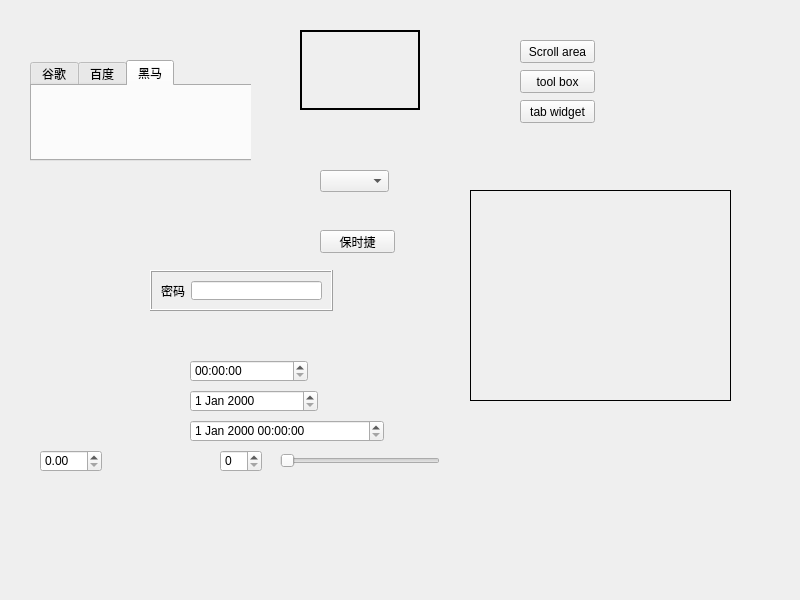
<?xml version="1.0" encoding="UTF-8"?>
<ui version="4.0">
 <class>Widget</class>
 <widget class="QWidget" name="Widget">
  <property name="geometry">
   <rect>
    <x>0</x>
    <y>0</y>
    <width>800</width>
    <height>600</height>
   </rect>
  </property>
  <property name="windowTitle">
   <string>Widget</string>
  </property>
  <widget class="QStackedWidget" name="stackedWidget">
   <property name="geometry">
    <rect>
     <x>30</x>
     <y>20</y>
     <width>221</width>
     <height>241</height>
    </rect>
   </property>
   <property name="currentIndex">
    <number>1</number>
   </property>
   <widget class="QWidget" name="page_4">
    <widget class="QScrollArea" name="scrollArea">
     <property name="geometry">
      <rect>
       <x>0</x>
       <y>20</y>
       <width>111</width>
       <height>121</height>
      </rect>
     </property>
     <property name="widgetResizable">
      <bool>true</bool>
     </property>
     <widget class="QWidget" name="scrollAreaWidgetContents">
      <property name="geometry">
       <rect>
        <x>0</x>
        <y>0</y>
        <width>93</width>
        <height>273</height>
       </rect>
      </property>
      <layout class="QVBoxLayout" name="verticalLayout">
       <item>
        <widget class="QPushButton" name="pushButton">
         <property name="text">
          <string>PushButton</string>
         </property>
        </widget>
       </item>
       <item>
        <widget class="QPushButton" name="pushButton_2">
         <property name="text">
          <string>PushButton</string>
         </property>
        </widget>
       </item>
       <item>
        <widget class="QPushButton" name="pushButton_3">
         <property name="text">
          <string>PushButton</string>
         </property>
        </widget>
       </item>
       <item>
        <widget class="QPushButton" name="pushButton_4">
         <property name="text">
          <string>PushButton</string>
         </property>
        </widget>
       </item>
       <item>
        <widget class="QPushButton" name="pushButton_8">
         <property name="text">
          <string>PushButton</string>
         </property>
        </widget>
       </item>
       <item>
        <widget class="QPushButton" name="pushButton_9">
         <property name="text">
          <string>PushButton</string>
         </property>
        </widget>
       </item>
       <item>
        <widget class="QPushButton" name="pushButton_7">
         <property name="text">
          <string>PushButton</string>
         </property>
        </widget>
       </item>
       <item>
        <widget class="QPushButton" name="pushButton_6">
         <property name="text">
          <string>PushButton</string>
         </property>
        </widget>
       </item>
       <item>
        <widget class="QPushButton" name="pushButton_5">
         <property name="text">
          <string>PushButton</string>
         </property>
        </widget>
       </item>
      </layout>
     </widget>
    </widget>
   </widget>
   <widget class="QWidget" name="page_6">
    <widget class="QTabWidget" name="tabWidget">
     <property name="geometry">
      <rect>
       <x>0</x>
       <y>40</y>
       <width>271</width>
       <height>101</height>
      </rect>
     </property>
     <property name="currentIndex">
      <number>2</number>
     </property>
     <widget class="QWidget" name="tab">
      <attribute name="title">
       <string>谷歌</string>
      </attribute>
     </widget>
     <widget class="QWidget" name="tab_2">
      <attribute name="title">
       <string>百度</string>
      </attribute>
     </widget>
     <widget class="QWidget" name="tab_3">
      <attribute name="title">
       <string>黑马</string>
      </attribute>
     </widget>
    </widget>
   </widget>
   <widget class="QWidget" name="page_5">
    <widget class="QToolBox" name="toolBox">
     <property name="geometry">
      <rect>
       <x>90</x>
       <y>0</y>
       <width>121</width>
       <height>171</height>
      </rect>
     </property>
     <property name="currentIndex">
      <number>0</number>
     </property>
     <widget class="QWidget" name="page">
      <property name="geometry">
       <rect>
        <x>0</x>
        <y>0</y>
        <width>121</width>
        <height>84</height>
       </rect>
      </property>
      <attribute name="label">
       <string>家人</string>
      </attribute>
     </widget>
     <widget class="QWidget" name="page_2">
      <property name="geometry">
       <rect>
        <x>0</x>
        <y>0</y>
        <width>100</width>
        <height>30</height>
       </rect>
      </property>
      <attribute name="label">
       <string>朋友</string>
      </attribute>
     </widget>
     <widget class="QWidget" name="page_3">
      <property name="geometry">
       <rect>
        <x>0</x>
        <y>0</y>
        <width>100</width>
        <height>30</height>
       </rect>
      </property>
      <attribute name="label">
       <string>陌生人</string>
      </attribute>
     </widget>
    </widget>
   </widget>
  </widget>
  <widget class="QPushButton" name="BtnScroll">
   <property name="geometry">
    <rect>
     <x>520</x>
     <y>40</y>
     <width>75</width>
     <height>23</height>
    </rect>
   </property>
   <property name="text">
    <string>Scroll area</string>
   </property>
  </widget>
  <widget class="QPushButton" name="BtnTB">
   <property name="geometry">
    <rect>
     <x>520</x>
     <y>70</y>
     <width>75</width>
     <height>23</height>
    </rect>
   </property>
   <property name="text">
    <string>tool box</string>
   </property>
  </widget>
  <widget class="QPushButton" name="BtnTw">
   <property name="geometry">
    <rect>
     <x>520</x>
     <y>100</y>
     <width>75</width>
     <height>23</height>
    </rect>
   </property>
   <property name="text">
    <string>tab widget</string>
   </property>
  </widget>
  <widget class="QFrame" name="frame">
   <property name="geometry">
    <rect>
     <x>300</x>
     <y>30</y>
     <width>120</width>
     <height>80</height>
    </rect>
   </property>
   <property name="frameShape">
    <enum>QFrame::WinPanel</enum>
   </property>
   <property name="frameShadow">
    <enum>QFrame::Plain</enum>
   </property>
  </widget>
  <widget class="QComboBox" name="comboBox">
   <property name="geometry">
    <rect>
     <x>320</x>
     <y>170</y>
     <width>69</width>
     <height>22</height>
    </rect>
   </property>
  </widget>
  <widget class="QPushButton" name="BtnSelected">
   <property name="geometry">
    <rect>
     <x>320</x>
     <y>230</y>
     <width>75</width>
     <height>23</height>
    </rect>
   </property>
   <property name="text">
    <string>保时捷</string>
   </property>
  </widget>
  <widget class="QFrame" name="frame_2">
   <property name="geometry">
    <rect>
     <x>150</x>
     <y>270</y>
     <width>183</width>
     <height>41</height>
    </rect>
   </property>
   <property name="frameShape">
    <enum>QFrame::Box</enum>
   </property>
   <property name="frameShadow">
    <enum>QFrame::Raised</enum>
   </property>
   <layout class="QHBoxLayout" name="horizontalLayout">
    <item>
     <widget class="QLabel" name="label">
      <property name="text">
       <string>密码</string>
      </property>
     </widget>
    </item>
    <item>
     <widget class="QLineEdit" name="lineEdit">
      <property name="echoMode">
       <enum>QLineEdit::Password</enum>
      </property>
     </widget>
    </item>
   </layout>
  </widget>
  <widget class="QSpinBox" name="spinBox">
   <property name="geometry">
    <rect>
     <x>220</x>
     <y>450</y>
     <width>42</width>
     <height>22</height>
    </rect>
   </property>
  </widget>
  <widget class="QDoubleSpinBox" name="doubleSpinBox">
   <property name="geometry">
    <rect>
     <x>40</x>
     <y>450</y>
     <width>62</width>
     <height>22</height>
    </rect>
   </property>
  </widget>
  <widget class="QTimeEdit" name="timeEdit">
   <property name="geometry">
    <rect>
     <x>190</x>
     <y>360</y>
     <width>118</width>
     <height>22</height>
    </rect>
   </property>
  </widget>
  <widget class="QDateEdit" name="dateEdit">
   <property name="geometry">
    <rect>
     <x>190</x>
     <y>390</y>
     <width>128</width>
     <height>22</height>
    </rect>
   </property>
  </widget>
  <widget class="QDateTimeEdit" name="dateTimeEdit">
   <property name="geometry">
    <rect>
     <x>190</x>
     <y>420</y>
     <width>194</width>
     <height>22</height>
    </rect>
   </property>
  </widget>
  <widget class="QSlider" name="horizontalSlider">
   <property name="geometry">
    <rect>
     <x>280</x>
     <y>450</y>
     <width>160</width>
     <height>22</height>
    </rect>
   </property>
   <property name="orientation">
    <enum>Qt::Horizontal</enum>
   </property>
  </widget>
  <widget class="QLabel" name="label_img">
   <property name="geometry">
    <rect>
     <x>470</x>
     <y>190</y>
     <width>261</width>
     <height>211</height>
    </rect>
   </property>
   <property name="frameShape">
    <enum>QFrame::Box</enum>
   </property>
   <property name="text">
    <string/>
   </property>
  </widget>
  <widget class="QLabel" name="label_movie">
   <property name="geometry">
    <rect>
     <x>470</x>
     <y>430</y>
     <width>181</width>
     <height>111</height>
    </rect>
   </property>
   <property name="text">
    <string/>
   </property>
  </widget>
 </widget>
 <resources/>
 <connections/>
</ui>
